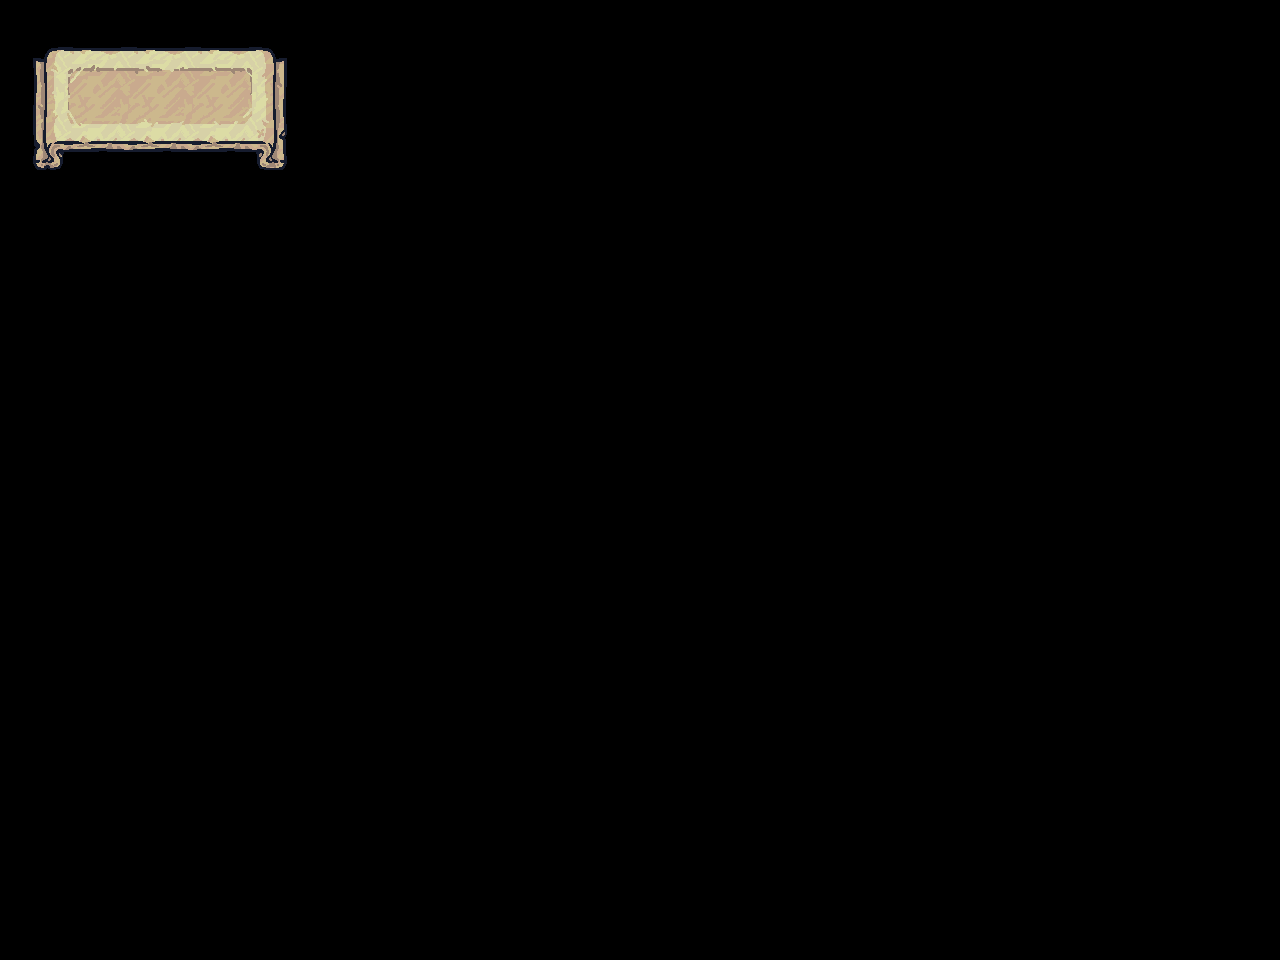

Tiled map render using the project's own tile images. Description and the whole map definition, tile-layer contents included, below:
An orthogonal 20x15 tile map with 64x64 px tiles, 2 tile layers (Banner, Banner1), 2 tilesets.

<map version="1.10" tiledversion="1.10.2" orientation="orthogonal" renderorder="right-down" width="20" height="15" tilewidth="64" tileheight="64" infinite="0" nextlayerid="6" nextobjectid="1">
 <editorsettings>
  <export target="UImap.json" format="json" />
 </editorsettings>
 <tileset firstgid="1" name="Banner_Horizontal" tilewidth="64" tileheight="64" tilecount="9" columns="3">
  <image source="Tiny Swords (Update 010)/UI/Banners/Banner_Horizontal.png" width="192" height="192" />
 </tileset>
 <tileset firstgid="10" name="Carved_3Slides" tilewidth="64" tileheight="64" tilecount="3" columns="3">
  <image source="Tiny Swords (Update 010)/UI/Banners/Carved_3Slides.png" width="192" height="64" />
 </tileset>
 <layer id="1" name="Banner" width="20" height="15">
  <data encoding="csv">
1,2,2,2,3,0,0,0,0,0,0,0,0,0,0,0,0,0,0,0,
4,5,5,5,6,0,0,0,0,0,0,0,0,0,0,0,0,0,0,0,
7,8,8,8,9,0,0,0,0,0,0,0,0,0,0,0,0,0,0,0,
0,0,0,0,0,0,0,0,0,0,0,0,0,0,0,0,0,0,0,0,
0,0,0,0,0,0,0,0,0,0,0,0,0,0,0,0,0,0,0,0,
0,0,0,0,0,0,0,0,0,0,0,0,0,0,0,0,0,0,0,0,
0,0,0,0,0,0,0,0,0,0,0,0,0,0,0,0,0,0,0,0,
0,0,0,0,0,0,0,0,0,0,0,0,0,0,0,0,0,0,0,0,
0,0,0,0,0,0,0,0,0,0,0,0,0,0,0,0,0,0,0,0,
0,0,0,0,0,0,0,0,0,0,0,0,0,0,0,0,0,0,0,0,
0,0,0,0,0,0,0,0,0,0,0,0,0,0,0,0,0,0,0,0,
0,0,0,0,0,0,0,0,0,0,0,0,0,0,0,0,0,0,0,0,
0,0,0,0,0,0,0,0,0,0,0,0,0,0,0,0,0,0,0,0,
0,0,0,0,0,0,0,0,0,0,0,0,0,0,0,0,0,0,0,0,
0,0,0,0,0,0,0,0,0,0,0,0,0,0,0,0,0,0,0,0
</data>
 </layer>
 <layer id="4" name="Banner1" width="20" height="15">
  <data encoding="csv">
0,0,0,0,0,0,0,0,0,0,0,0,0,0,0,0,0,0,0,0,
0,10,11,12,0,0,0,0,0,0,0,0,0,0,0,0,0,0,0,0,
0,0,0,0,0,0,0,0,0,0,0,0,0,0,0,0,0,0,0,0,
0,0,0,0,0,0,0,0,0,0,0,0,0,0,0,0,0,0,0,0,
0,0,0,0,0,0,0,0,0,0,0,0,0,0,0,0,0,0,0,0,
0,0,0,0,0,0,0,0,0,0,0,0,0,0,0,0,0,0,0,0,
0,0,0,0,0,0,0,0,0,0,0,0,0,0,0,0,0,0,0,0,
0,0,0,0,0,0,0,0,0,0,0,0,0,0,0,0,0,0,0,0,
0,0,0,0,0,0,0,0,0,0,0,0,0,0,0,0,0,0,0,0,
0,0,0,0,0,0,0,0,0,0,0,0,0,0,0,0,0,0,0,0,
0,0,0,0,0,0,0,0,0,0,0,0,0,0,0,0,0,0,0,0,
0,0,0,0,0,0,0,0,0,0,0,0,0,0,0,0,0,0,0,0,
0,0,0,0,0,0,0,0,0,0,0,0,0,0,0,0,0,0,0,0,
0,0,0,0,0,0,0,0,0,0,0,0,0,0,0,0,0,0,0,0,
0,0,0,0,0,0,0,0,0,0,0,0,0,0,0,0,0,0,0,0
</data>
 </layer>
</map>
